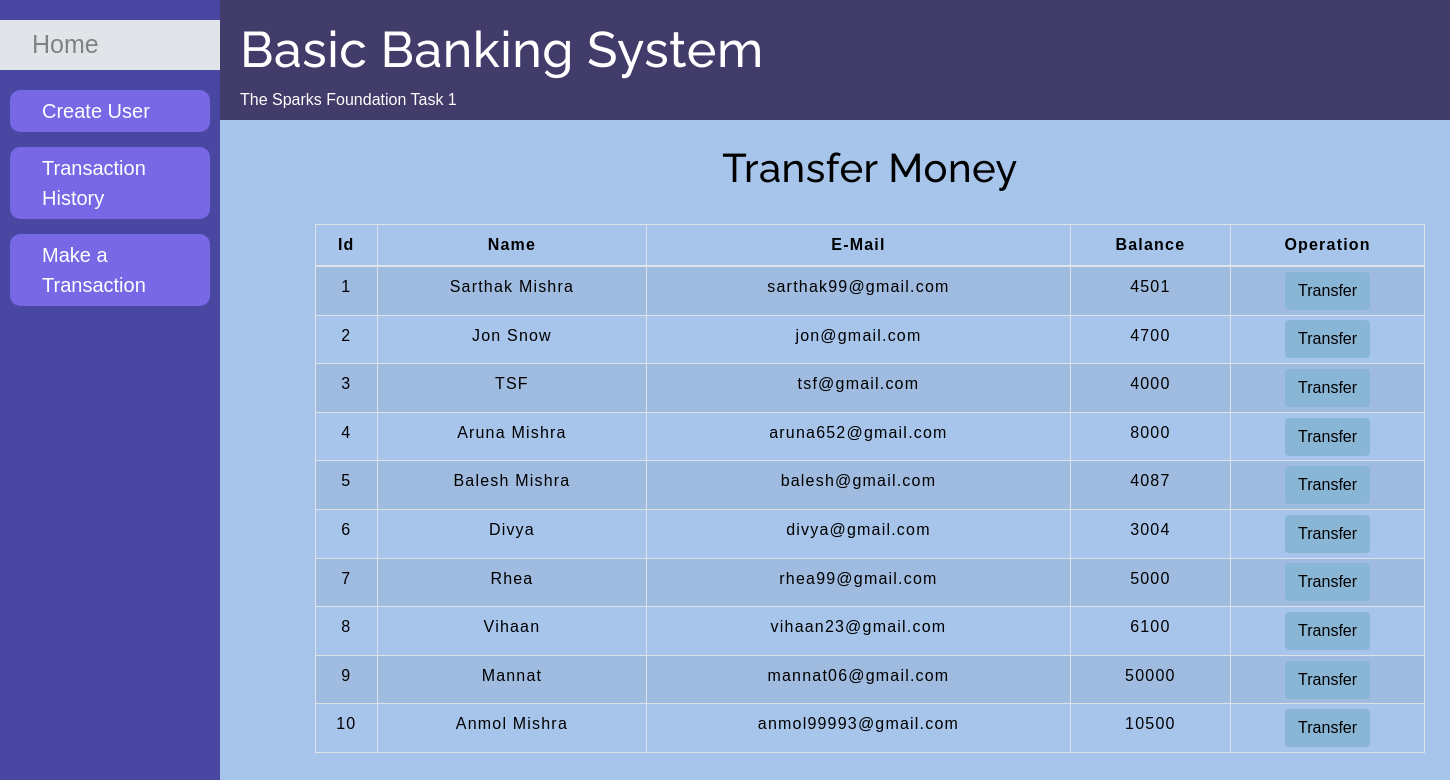
The app's page /transfermoney.php with its own data.
### tables this page shows
CREATE TABLE `users` 
(
  `id` int(3) NOT NULL,
  `name` text NOT NULL,
  `email` varchar(30) NOT NULL,
  `balance` int(8) NOT NULL
);

### transfermoney.php (the view, shortened to what this page needs)
<!DOCTYPE html>
<html lang="en">
<head>
    <link rel="stylesheet" href="https://maxcdn.bootstrapcdn.com/bootstrap/4.0.0/css/bootstrap.min.css">
    <link rel="stylesheet" type="text/css" href="css/table.css">
    <link rel="stylesheet" type="text/css" href="css/navbar.css">
</head>
<body style="background-color : #a7c5eb;">
    <?php
    include 'config.php';
    $sql = "SELECT * FROM users";
    $result = mysqli_query($conn, $sql);
    ?>
    <?php
    include 'navbar.php';
    ?>
    <div class="container">
        <h2 class="text-center pt-4" style="color : black;">Transfer Money</h2>
        <br>
        <div class="row">
            <div class="col">
                <div class="table-responsive-sm">
                    <table class="table table-hover table-sm table-striped table-condensed table-bordered" style="border-color:black;">
                        <thead style="color : black;">
                            <tr>
                                <th scope="col" class="text-center py-2">Id</th>
                                <th scope="col" class="text-center py-2">Name</th>
                                <th scope="col" class="text-center py-2">E-Mail</th>
                                <th scope="col" class="text-center py-2">Balance</th>
                                <th scope="col" class="text-center py-2">Operation</th>
                            </tr>
                        </thead>
                        <tbody>
                            <?php
                            while ($rows = mysqli_fetch_assoc($result)) {
                            ?>
                                <tr style="color : black;">
                                    <td class="py-2"><?php echo $rows['id'] ?></td>
                                    <td class="py-2"><?php echo $rows['name'] ?></td>
                                    <td class="py-2"><?php echo $rows['email'] ?></td>
                                    <td class="py-2"><?php echo $rows['balance'] ?></td>
                                    <td><a href="selecteduserdetail.php?id= <?php echo $rows['id']; ?>"> <button type="button" class="btn" style="background-color : #8ab6d6;">Transfer</button></a></td>
                                </tr>
                            <?php
                            }
                            ?>
                        </tbody>
                    </table>
                </div>
            </div>
        </div>
    </div>
</body>
</html>

### navbar.php (shortened to what this page needs)
<html>
<head>
</head>
<body>
<div class="sidenav">
  <a href="index.php" style="background-color: #e1e5ea; margin-bottom: 20px;">Home</a>
  <a href="createuser.php" style="background-color: #7868e6; color: white; margin-bottom: 15px; font-size: 20px; width: 200px; margin-left: 10px; border-radius: 10px;">Create User</a>
  <a href="transactionhistory.php" style="background-color:#7868e6; color: white; margin-bottom: 15px; font-size: 20px; width: 200px; margin-left: 10px; border-radius: 10px;">Transaction History</a>
  <a href="transfermoney.php" style="background-color: #7868e6; color: white; margin-bottom: 15px; font-size: 20px; width: 200px; margin-left: 10px; border-radius: 10px;">Make a Transaction</a>
</div>
<div class="main">
  <h2>Basic Banking System</h2>
  <p>The Sparks Foundation Task 1</p>
</div>
</body>
</html>

### css/table.css (style rules this page uses)
* { padding: 0; margin: 0; box-sizing: border-box; font-family: sans-serif; }
h2 { font-size: 40px; }
table { letter-spacing: 1.2px; }
td { text-align: center; }
button { border:none; background: #eb6f6f; transition: 1s; }

### css/navbar.css (style rules this page uses)
h2 { color: #990000; letter-spacing: 0.5px; font-family: raleway; }

### transfermoney.php (style rules this page uses)
button { transition: 1.5s; }
.container { margin-left: 300px; }

### navbar.php (style rules this page uses)
body { font-family: "Lato", sans-serif; }
.sidenav { height: 100%; width: 220px; position: fixed; z-index: 1; top: 0; left: 0; background-color: #4a47a3; overflow-x: hidden; padding-top: 20px; }
.sidenav a { padding: 6px 6px 6px 32px; text-decoration: none; font-size: 25px; color: #818181; display: block; }
.main { margin-left: 220px; width: 100%; height: 120px; background-color: #413c69; padding: 20px; color: white; }
.main h2 { color: white; font-size: 50px; }

### records on screen
users: id "1", name "Sarthak Mishra", email "sarthak99@gmail.com", balance "4501"
users: id "2", name "Jon Snow", email "jon@gmail.com", balance "4700"
users: id "3", name "TSF", email "tsf@gmail.com", balance "4000"
users: id "4", name "Aruna Mishra", email "aruna652@gmail.com", balance "8000"
users: id "5", name "Balesh Mishra", email "balesh@gmail.com", balance "4087"
users: id "6", name "Divya", email "divya@gmail.com", balance "3004"
users: id "7", name "Rhea", email "rhea99@gmail.com", balance "5000"
users: id "8", name "Vihaan", email "vihaan23@gmail.com", balance "6100"
users: id "9", name "Mannat", email "mannat06@gmail.com", balance "50000"
users: id "10", name "Anmol Mishra", email "anmol99993@gmail.com", balance "10500"
